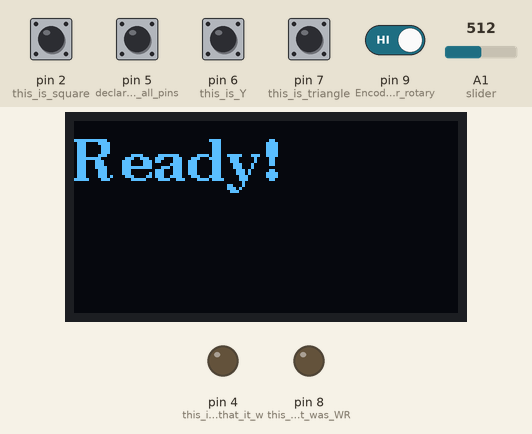
Simulated run of this sketch. Board: Arduino Uno, built with avr-gcc and run on an emulated ATmega328P. Parts: 128×64 one-colour display, output pins drawn as LEDs (lit = HIGH). Dashed ring = blinking. Inputs (shaded band) come from the test bench; at power-on: pin 2 (this_is_square), pin 5 (declares_all_pins), pin 6 (this_is_Y), pin 7 (this_is_triangle), pin 9 (Encoder_A_for_rotary) HIGH, A1 (slider) = 512. Random numbers use the default seed unless the sketch sets one.

Above: at 1.8 s.
1.9 s: pin 2 (this_is_square) pulled LOW for 0.15 s
At 3.2 s:
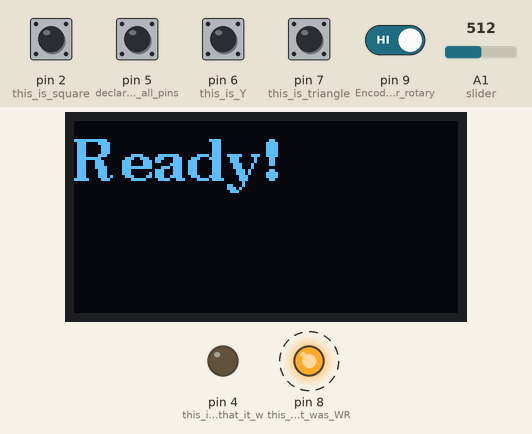
5.0 s: A1 (slider) set to 503
At 7.9 s:
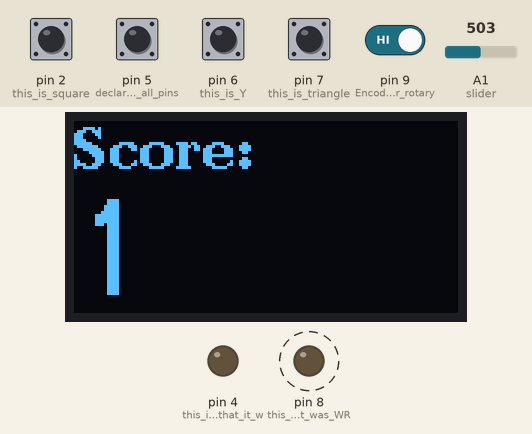
8.0 s: A1 (slider) set to 522
9.5 s: pin 5 (declares_all_pins) pulled LOW for 0.15 s
At 12.4 s:
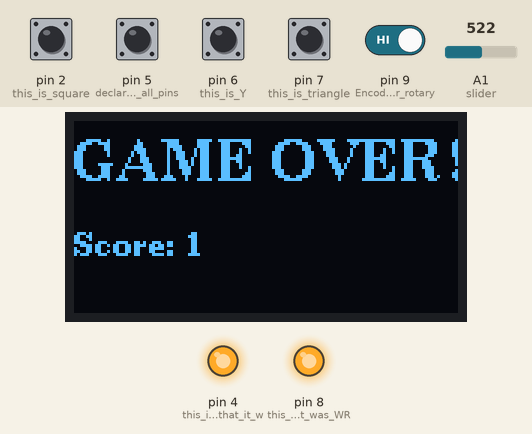
12.6 s: pin 2 (this_is_square) pulled LOW for 1 s
At 14.2 s:
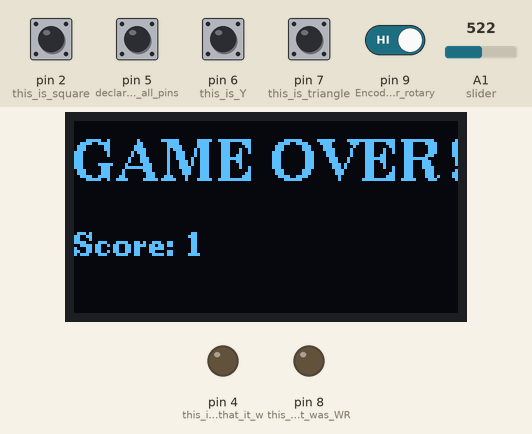
15.1 s: pin 2 (this_is_square) pulled LOW for 0.15 s
At 16.4 s:
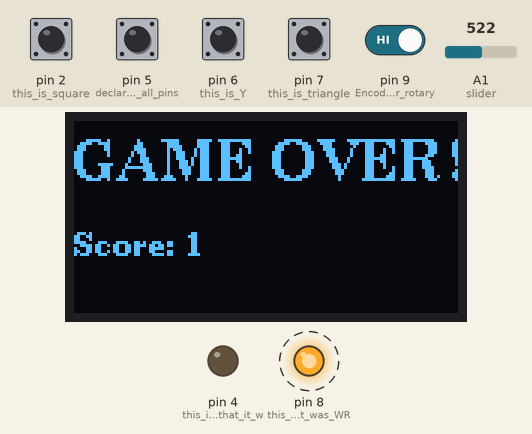
Timing chart, 0 to 19.2 s (numbered marks = the images above; inputs shaded):
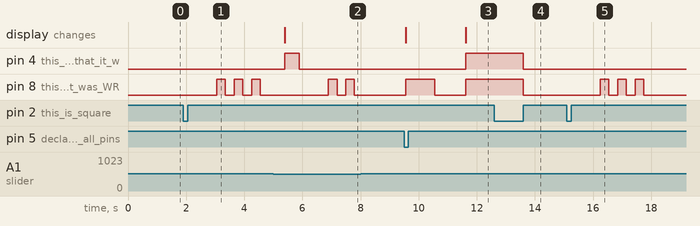

Measured:
- the behaviour switches between 512 and 511 on A1 (slider) (found by bisection; images 1 and 2)
- after the input at 1.9 s, pin 8 (this_shows_that_it_was_WR): alternates HIGH for 0.30 s and LOW for 0.30 s, starting after 1.2 s
- after the input at 5.0 s, pin 4 (this_is_showing_that_it_w): LOW → HIGH after 0.39 s, → LOW 0.50 s later; pin 8 (this_shows_that_it_was_WR): alternates HIGH for 0.30 s and LOW for 0.30 s, starting after 1.9 s; the display: changes after 0.39 s (image 2)
- after the input at 8.0 s, every drawn part: stays the same
- after the input at 9.5 s, pin 4 (this_is_showing_that_it_w): LOW → HIGH after 2.1 s; pin 8 (this_shows_that_it_was_WR): LOW → HIGH after 0.05 s, → LOW 1.0 s later, → HIGH 1.1 s later; the display: first changes after 0.05 s (image 3 shows a later state)
- after the input at 12.6 s, pin 4 (this_is_showing_that_it_w), pin 8 (this_shows_that_it_was_WR): HIGH → LOW after 1.0 s
- after the input at 15.1 s, pin 8 (this_shows_that_it_was_WR): alternates HIGH for 0.30 s and LOW for 0.30 s, 6 changes in all, then stays LOW, starting after 1.2 s

The sketch:

4_button_logic.ino
```cpp
#include <SPI.h>
#include <Wire.h>
#include <U8g2lib.h>

U8G2_SSD1309_128X64_NONAME0_F_HW_I2C u8g2(U8G2_R0, U8X8_PIN_NONE);


////////////////////////////////FUNCTIONALITY of 4 buttons/////////////////////
long randNum2; // DECLARES OUR Random num for this subprocess
//////////////////////TIME LIMIT FOR DECISION
const unsigned long timeLimit = 8000; // 8 seconds
////////////////////////////

//////Score Tracker//////
int score = 0;
bool gameOver = false;
bool winner = false;
///////////////////////


void waitForStart() {


  // Wait until square is pressed then released
  while (digitalRead(2) == HIGH);  // wait for press
  while (digitalRead(2) == LOW);   // wait for release

  delay(1000);
}


void score_display() {
  u8g2.clearBuffer();
  u8g2.setFont(u8g2_font_ncenB14_tr);
  u8g2.drawStr(0, 16, "Score:"); // Text before score
  u8g2.setFont(u8g2_font_logisoso32_tr);
  u8g2.setCursor(0, 58);
  u8g2.print(score); // score printed after
  u8g2.sendBuffer();
}


void setup() {
/////RANDOM NUMBER SETUP/////////////////////////////////////////
Serial.begin(9600);


u8g2.begin();

  u8g2.clearBuffer();
  u8g2.setFont(u8g2_font_ncenB14_tr);
  u8g2.drawStr(0, 20, "Ready!"); // displays ready when game will be good to start
  u8g2.sendBuffer();
  delay(1000);


randomSeed(analogRead(A0)); // uses analog pin 5 which is unused so that we can have a random number each time
///////////////////////////////////////////////////////////////////

//////////////////ENCODER PINS//////////////////////
  pinMode(9, INPUT_PULLUP); // Encoder A for rotary
  pinMode(10, INPUT_PULLUP); // Encoder B for rotary

  ////////////////////////////////////////////////

  //////THIS IS FOR THE 4 buttons for option 1//////////
  // DECLARES OUR INPUT AND OUTPUT PINS////////////////////////////
  pinMode(5, INPUT_PULLUP); // declares all pins
  // this is X
  pinMode(6, INPUT_PULLUP); // this is Y
  pinMode(7, INPUT_PULLUP); // this is triangle
  pinMode(2,INPUT_PULLUP); // this is square
  //////////////////////////////////////////////
  pinMode(4,OUTPUT); // this is showing that it was correct
  pinMode(8,OUTPUT); // this shows that it was WRONG?!!!!

  ////////////////////////////////
  pinMode(A1, INPUT); // slider/potentiometer
  ///////////////////////////////////////////////

  waitForStart(); // when the button (pin 2 button) is pressed the game will start
}


// the loop function runs over and over again forever

void loop() {


  //////////GAME ENDER CHECK///////////////
  if (gameOver) {
      u8g2.clearBuffer();
      u8g2.setFont(u8g2_font_ncenB14_tr);
      if (winner) {
        u8g2.drawStr(0, 20, "YOU WIN!"); // letting you know you hit the threshold >=100
      } else {
        u8g2.drawStr(0, 20, "GAME OVER!"); // you messed up ending the game
      }
      u8g2.setFont(u8g2_font_ncenB08_tr);
      u8g2.setCursor(0, 45);
      u8g2.print("Score: ");
      u8g2.print(score);
      u8g2.sendBuffer();

      digitalWrite(4, HIGH);
      digitalWrite(8, HIGH);
      ///////////////
      while (digitalRead(2) == HIGH);  // wait for press
    while (digitalRead(2) == LOW);   // wait for release

    // Reset game
    score = 0;
    gameOver = false;
    winner = false;
    digitalWrite(4, LOW);
    digitalWrite(8, LOW);

////////////////////////

      waitForStart();
    }
  ////////////////////////////////////////

  int operation = random(3); // 0-buttons, 1-rotary, 2-triggers
  /////////////////
  for (int i = 0; i <= operation; i++) {
    digitalWrite(8, HIGH);
    delay(300);
    digitalWrite(8, LOW);
    delay(300);
    ///////////////////////////////// bottom light blinks for what operation to do
  }
  delay(500); // small delay


  if (operation == 0){

  ////////RANDOM BUTTON///////////////
  randNum2 = random(4); // a random number from 0-3: 0 - X,1-Y,2-triangle,3-square

   // Flash lights for which operation to do
  for (int i = 0; i <= randNum2; i++) {
    digitalWrite(4, HIGH);
    delay(300);
    digitalWrite(4, LOW);
    delay(300);
  }


  if (randNum2 == 0) Serial.println("PRESS X");
  if (randNum2 == 1) Serial.println("PRESS Y");
  if (randNum2 == 2) Serial.println("PRESS TRIANGLE");
  if (randNum2 == 3) Serial.println("PRESS SQUARE");

  delay(500); // small delay
  ///////////////////////////////////////

  //////////STARTING TIMER//////
  unsigned long startTime = millis();
  bool finished = false;
  bool correct = false;
  ////////////////////////////////////////

  int encoderStep = digitalRead(9);  // the dial position before

  ///WAITING FOR INPUT
  while (!finished) {

    // timeout check
    if (millis() - startTime >= timeLimit) {
      Serial.println("ran out of time");
      finished = true;
      correct = false;
      break;
    }
  ///////////////////////////////////

  if (digitalRead(9) != encoderStep) {
            correct = false;
            finished = true;
            break;
        }               //making sure that you did not spin the dial


    if (analogRead(A1) < 512) {
      correct = false;
      finished = true;
      break;
    }


  //////CHECK BUTTONS///////////


  // button checks
    if (digitalRead(5) == LOW) {
      correct = (randNum2 == 0);
      finished = true;
    }
    else if (digitalRead(6) == LOW) {
      correct = (randNum2 == 1);
      finished = true;
    }
    else if (digitalRead(7) == LOW) {
      correct = (randNum2 == 2);
      finished = true;
    }
    else if (digitalRead(2) == LOW) {
      correct = (randNum2 == 3);
      finished = true;
    }
  }

  if (correct) {

    score++;


    score_display();

    digitalWrite(4, HIGH);
    delay(500);
    digitalWrite(4, LOW);

    // win condition
    if (score >= 100) {
      winner = true;
      gameOver = true;
    }
  }
  else {

      u8g2.clearBuffer();
    u8g2.setFont(u8g2_font_ncenB14_tr);
    u8g2.drawStr(0, 20, "WRONG!");
    u8g2.sendBuffer();

      gameOver = true;
      digitalWrite(8, HIGH);
      delay(1000);
      digitalWrite(8, LOW);
  }


  delay(1000); // pause before next round
}

if (operation == 1){

  bool finished = false;
  bool correct = false;
  long movement = 0; // initial movement is set at 0


  long target = 2; // 2 revolutions which is our goal


    unsigned long startTime = millis();
    int previousStep = digitalRead(9);

    while (millis() - startTime < timeLimit) {

    int step = digitalRead(9);

    if (step != previousStep) {
        movement++;
        previousStep = step;
        // NO delay here — keep looping fast
    }

    if (movement >= target) {
        correct = true;
        break;
    }

    if (analogRead(A1) < 512) {
      correct = false;
      break;
    }

    if (digitalRead(5)==LOW || digitalRead(6)==LOW ||
        digitalRead(7)==LOW || digitalRead(2)==LOW) {
        correct = false;
        break;
    }
    // No delay at all in this loop
}

    if (correct) {
      score++;

      score_display();

      digitalWrite(4, HIGH);
      delay(500);
      digitalWrite(4, LOW);

      if (score >= 100) {
        winner = true;
        gameOver = true;
      }
    }
    else {
      u8g2.clearBuffer();
      u8g2.setFont(u8g2_font_ncenB14_tr);
      u8g2.drawStr(0, 20, "WRONG!");
      u8g2.sendBuffer();

      gameOver = true;
      digitalWrite(8, HIGH);
      delay(1000);
      digitalWrite(8, LOW);
    }

    delay(1000);
  }


  if (operation == 2) {


    bool correct = false;
    unsigned long startTime = millis();
    int turnloc = digitalRead(9); // turnlocation

    while (millis() - startTime < timeLimit) {

      // Success if slider pulled past threshold
      if (analogRead(A1) < 512) {
        correct = true; break;
      }

      // Fail if encoder moves
      if (digitalRead(9) != turnloc) {
        correct = false;
        break;
      }

      // Fail if any button pressed
      if (digitalRead(5) == LOW || digitalRead(6) == LOW ||
          digitalRead(7) == LOW || digitalRead(2) == LOW) {
        correct = false;
        break;
      }
    }

    if (correct) {
      score++;
      score_display();
      digitalWrite(4, HIGH);
      delay(500);
      digitalWrite(4, LOW);
      if (score >= 100) {
        winner = true;
        gameOver = true;
        }
    }
    else {
      u8g2.clearBuffer();
      u8g2.setFont(u8g2_font_ncenB14_tr);
      u8g2.drawStr(0, 20, "WRONG!");
      u8g2.sendBuffer();

      gameOver = true;
      digitalWrite(8, HIGH);
      delay(1000);
      digitalWrite(8, LOW);
    }

    delay(1000);
  }

}
//////////////////////////
```
